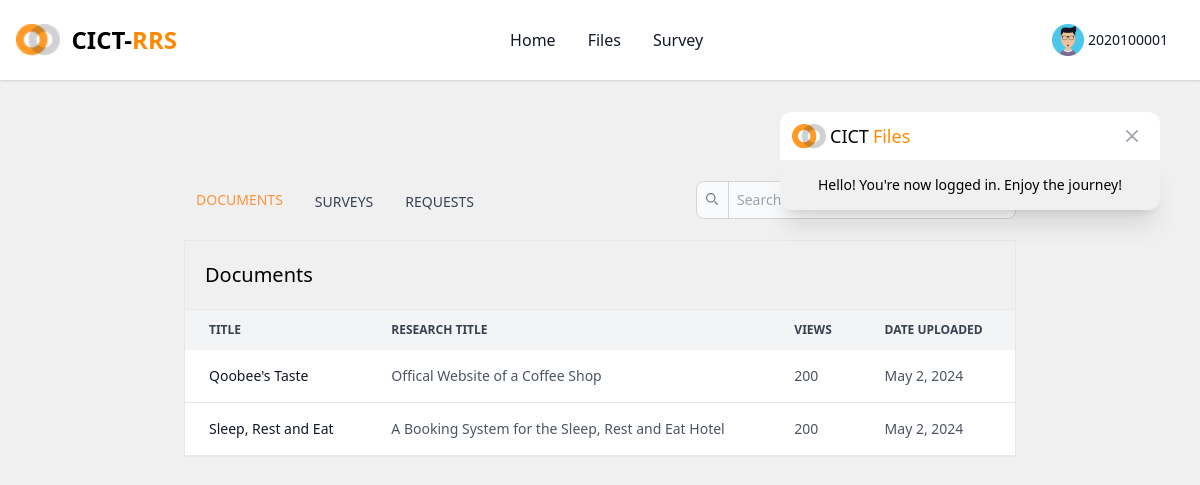
The page /pages/uploads.php (signed in) on the database as committed earlier.
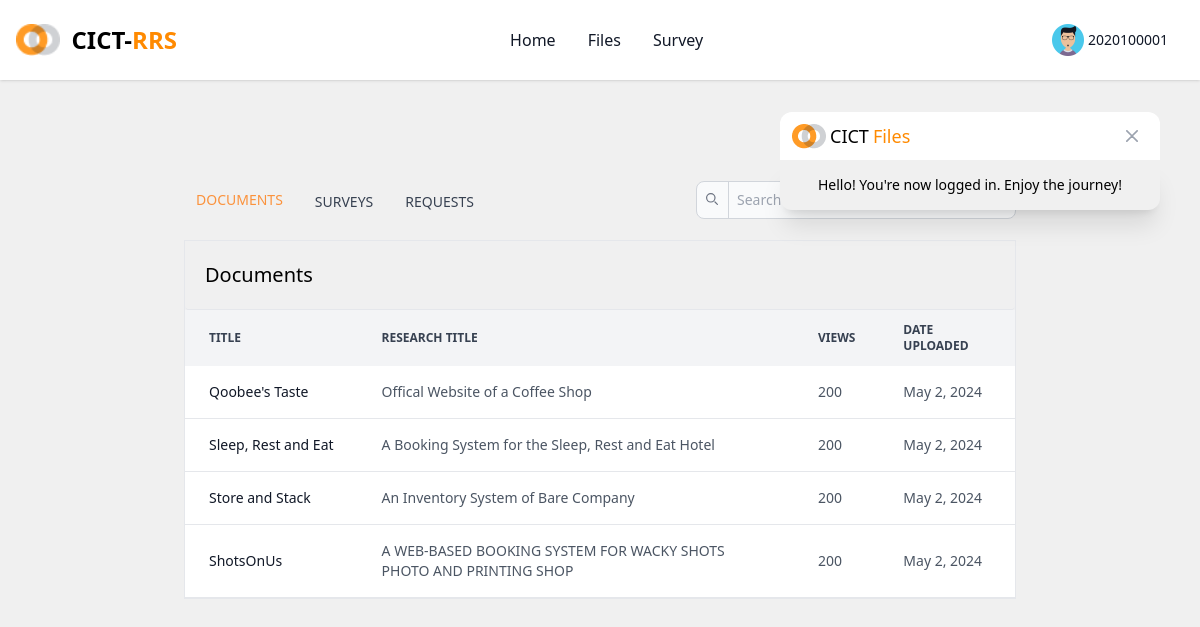
The same page on the database as committed later.
### tables this page shows
CREATE TABLE `studies` (
  `id` int(11) NOT NULL,
  `project_title` varchar(255) NOT NULL,
  `research_title` varchar(255) NOT NULL,
  `authors` varchar(255) NOT NULL,
  `panels` varchar(255) NOT NULL,
  `accession` varchar(255) NOT NULL,
  `adviser` varchar(255) NOT NULL,
  `tags` varchar(255) NOT NULL,
  `month_yr` varchar(20) NOT NULL,
  `description` text NOT NULL,
  `file` varchar(255) NOT NULL,
  `cover` varchar(255) DEFAULT NULL,
  `created_at` datetime NOT NULL DEFAULT current_timestamp(),
  `account_id` varchar(255) NOT NULL,
  `is_archived` int(11) NOT NULL DEFAULT 0,
  `is_approved` int(11) NOT NULL DEFAULT 0
);

### pages/uploads.php (called while the page is built, shortened)
<?php
include('../db/db.php');
$uid = $_SESSION['id'];
$docSql = "SELECT * FROM `studies` WHERE account_id=$uid";
$docResult = $conn->query($docSql);
include "../base.php";

### src/template/uploads_page.php (the view, shortened to what this page needs)
<div class="container mx-auto relative overflow-x-auto p-2 lg:p-24 xl:px-48">
    <div class="flex flex-column sm:flex-row flex-wrap space-y-4 sm:space-y-0 justify-center sm:justify-between items-center pb-4">
        <div>
            <ul class="p-3 space-y-1 text-sm text-gray-700 dark:text-gray-200 flex items-center gap-x-8" aria-labelledby="dropdownRadioButton">
                <li id="docs-list" class="selections cursor-pointer transition-colors uppercase hover:text-orange-400 text-orange-400" onclick="showTable('docs')">
                    Documents
                </li>
                <li id="surveys-list" class="selections cursor-pointer transition-colors uppercase hover:text-orange-400" onclick="showTable('surveys')">
                    Surveys
                </li>
                <li id="requests-list" class="selections cursor-pointer transition-colors uppercase hover:text-orange-400" onclick="showTable('requests')">
                    Requests
                </li>
            </ul>
        </div>
        <div class="relative">
            <div class="absolute border-r-[1px] border-gray-300 px-2.5 h-[36.5px] top-0 start-0 flex items-center pointer-events-none">
            </div>
        </div>
    </div>
    <div class="w-full relative border">
        <div id="docs-table" class="upload-tables">
            <table class="w-full text-sm text-left rtl:text-right text-gray-500 dark:text-gray-400">
                <div class="flex p-2.5 sm:p-5 border-b-[1px] rounded w-full">
                    <h2 class="text-base sm:text-xl">Documents</h2>
                </div>
                <thead class="text-xs text-gray-700 uppercase bg-gray-100 dark:bg-gray-700 dark:text-gray-400">
                    <tr>
                        <th scope="col" colspan="2" class="px-1 sm:px-6 py-3">
                            Title
                        </th>
                        <th scope="col" colspan="6" class="px-1 sm:px-6 py-3">
                            Research Title
                        </th>
                        <th scope="col" colspan="1" class="px-1 sm:px-6 py-3">
                            Views
                        </th>
                        <th scope="col" colspan="2" class="px-1 sm:px-6 py-3">
                            Date Uploaded
                        </th>
                    </tr>
                </thead>
                <tbody id="docs-tbody">
        <?php   if($docResult->num_rows > 0){
                    while($row = $docResult->fetch_assoc()){
                    $dateTime = new DateTime($row['created_at']);
                    $row['created_at'] = $dateTime->format("F j, Y");
        ?>
                    <tr id="docs-tr-<?=$row['id']?>" class="bg-white border-b dark:bg-gray-800 dark:border-gray-700 hover:bg-gray-50 dark:hover:bg-gray-600 cursor-pointer" onclick="window.location.href = 'view_study.php';">
                        <a href="view_study.php" class="my-4">
                            <th scope="row" colspan="2" class="px-1 sm:px-6 py-4 text-xs sm:text-sm font-medium text-gray-900 whitespace-nowrap dark:text-white">
                                <?=$row['project_title']?>
                            </th>
                            <td colspan="6" class="px-1 sm:px-6 py-1 sm:py-4 text-xs sm:text-sm text-gray-600">
                                <?=$row['research_title']?>
                            </td>
                            <td colspan="1" class="px-1 sm:px-6 py-4 text-xs sm:text-sm text-gray-600">
                                200
                            </td>
                            <td colspan="2" class="px-1 sm:px-6 py-4 text-xs sm:text-sm text-gray-600">
                                <?=$row['created_at']?>
                            </td>
                        </a>
                    </tr>
        <?php   }} ?>
                </tbody>
            </table>
        </div>
    </div>
</div>

Rows that differ between the two databases and show on the page:
now on this page (row edited): studies: project_title "Store and Stack", research_title "An Inventory System of Bare Company", created_at "May 2, 2024"
now on this page (row edited): studies: project_title "ShotsOnUs", research_title "A WEB-BASED BOOKING SYSTEM FOR WACKY SHOTS PHOTO AND PRINTING SHOP", created_at "May 2, 2024"
